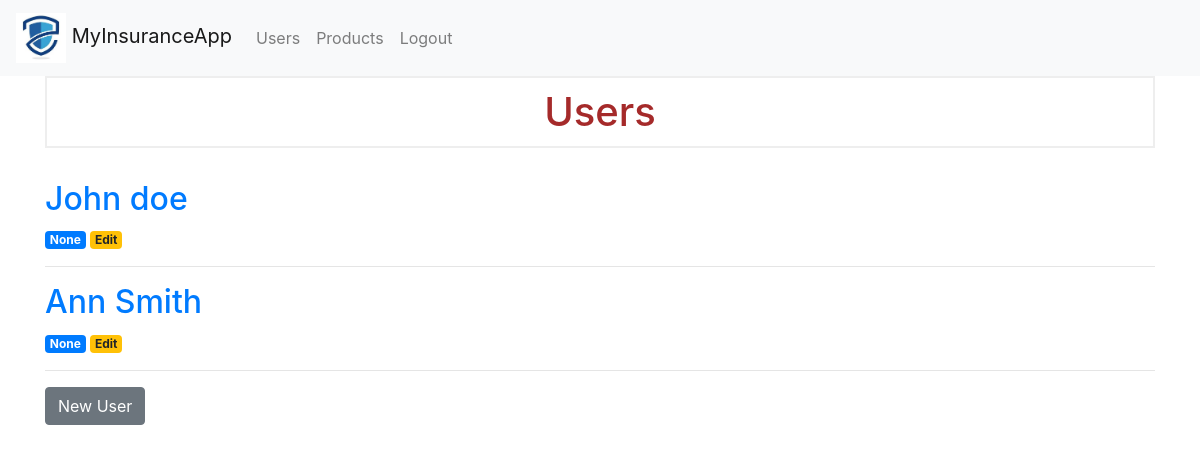
Before: /users/ (signed in) with the older database file.
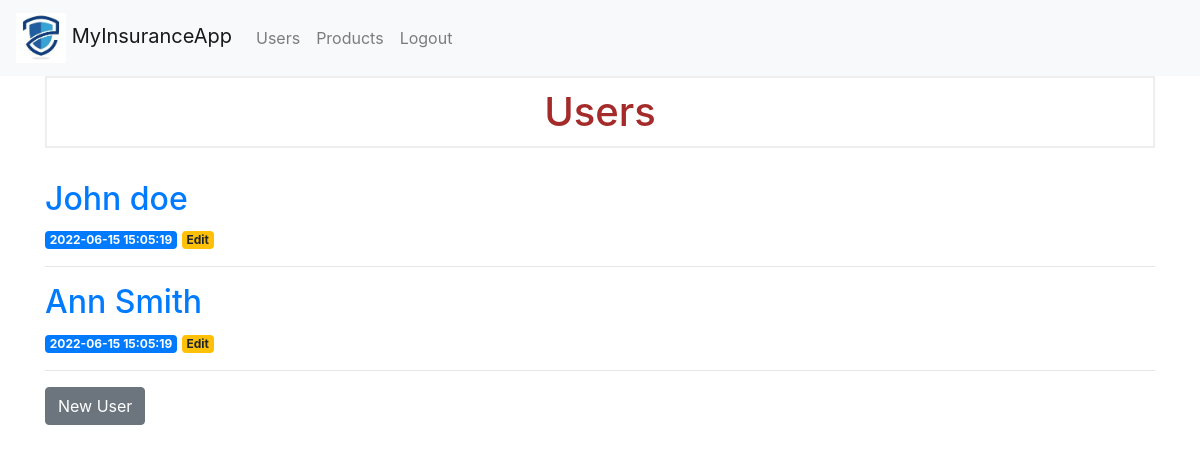
After: the same page with the newer database file.
### tables this page shows
CREATE TABLE users (
    id INTEGER PRIMARY KEY AUTOINCREMENT,
    created TIMESTAMP DEFAULT CURRENT_TIMESTAMP,
    fullname TEXT NOT NULL,
    email TEXT NOT NULL,
    birthdate TIMESTAMP ,
    country TEXT ,
    city TEXT ,
    address TEXT, 
    password TEXT
);

### project/controllers/web/user_controller.py (the view)
@app.route('/users/')
def users():
    if not session.get("id"):
        return redirect(url_for('login'))
    users = get_users()
    return render_template('user/users.html', users=users)

### project/persistence/__init__.py (called while the page is built)
def dict_factory(cursor, row):
    d = {}
    for idx, col in enumerate(cursor.description):
        d[col[0]] = row[idx]
    return d

def get_db_connection():
    conn = sqlite3.connect('./database/database.db')
    conn.row_factory = dict_factory
    return conn

### project/persistence/users_dao.py (called while the page is built)
def get_users():
    conn = get_db_connection()
    users = conn.execute('SELECT * FROM users').fetchall()
    conn.close()
    return users

### project/templates/user/users.html
{% extends '/base.html' %}
{% block content %}
<h1>{% block title %} Users {% endblock %}</h1>
<br>
{% for user in users %}
<a href="{{ url_for('user', user_id=user['id']) }}">
    <h2>{{ user['fullname'] }}</h2>
</a>
<span class="badge badge-primary">{{ user['created'] }}</span>
<a href="{{ url_for('edituser', id=user['id']) }}">
    <span class="badge badge-warning">Edit</span>
</a>
<hr> {% endfor %}
<a class="btn btn-secondary" href="{{url_for('createuser')}}">New User</a>
{% endblock %}

Changed rows visible on the page:
changed users "John doe": created "None" → "2022-06-15 15:05:19"
changed users "Ann Smith": created "None" → "2022-06-15 15:05:19"
